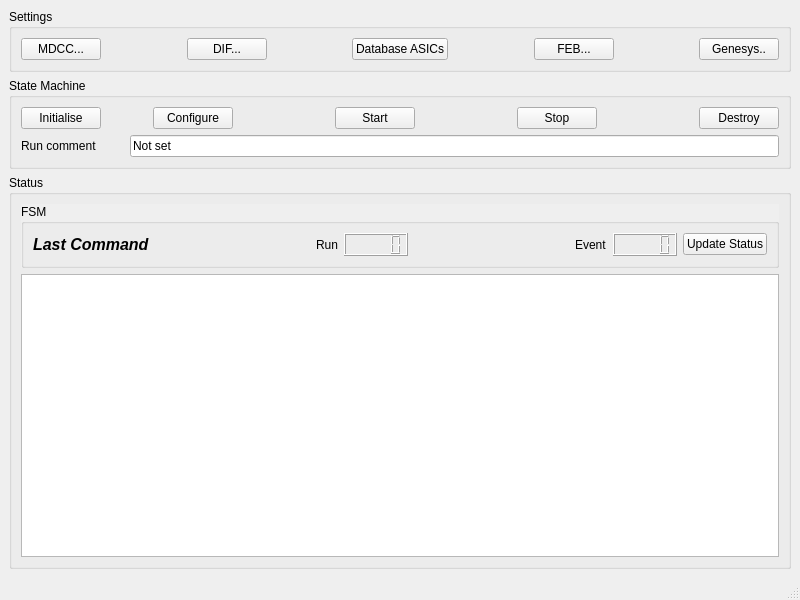
<?xml version="1.0" encoding="UTF-8"?>
<ui version="4.0">
 <class>DaqWindow</class>
 <widget class="QMainWindow" name="DaqWindow">
  <property name="geometry">
   <rect>
    <x>0</x>
    <y>0</y>
    <width>800</width>
    <height>600</height>
   </rect>
  </property>
  <property name="windowTitle">
   <string>Daq Access</string>
  </property>
  <widget class="QWidget" name="centralwidget">
   <layout class="QVBoxLayout" name="verticalLayout_2">
    <item>
     <widget class="QGroupBox" name="groupBox">
      <property name="autoFillBackground">
       <bool>true</bool>
      </property>
      <property name="title">
       <string>Settings</string>
      </property>
      <layout class="QHBoxLayout" name="horizontalLayout">
       <item>
        <widget class="QPushButton" name="pbMDCC">
         <property name="text">
          <string>MDCC...</string>
         </property>
        </widget>
       </item>
       <item>
        <spacer name="horizontalSpacer">
         <property name="orientation">
          <enum>Qt::Horizontal</enum>
         </property>
         <property name="sizeHint" stdset="0">
          <size>
           <width>18</width>
           <height>20</height>
          </size>
         </property>
        </spacer>
       </item>
       <item>
        <widget class="QPushButton" name="pbDIF">
         <property name="text">
          <string>DIF...</string>
         </property>
        </widget>
       </item>
       <item>
        <spacer name="horizontalSpacer_2">
         <property name="orientation">
          <enum>Qt::Horizontal</enum>
         </property>
         <property name="sizeHint" stdset="0">
          <size>
           <width>18</width>
           <height>20</height>
          </size>
         </property>
        </spacer>
       </item>
       <item>
        <widget class="QPushButton" name="pbDB">
         <property name="text">
          <string>Database ASICs</string>
         </property>
        </widget>
       </item>
       <item>
        <spacer name="horizontalSpacer_3">
         <property name="orientation">
          <enum>Qt::Horizontal</enum>
         </property>
         <property name="sizeHint" stdset="0">
          <size>
           <width>18</width>
           <height>20</height>
          </size>
         </property>
        </spacer>
       </item>
       <item>
        <widget class="QPushButton" name="pbFEB">
         <property name="text">
          <string>FEB...</string>
         </property>
        </widget>
       </item>
       <item>
        <spacer name="horizontalSpacer_10">
         <property name="orientation">
          <enum>Qt::Horizontal</enum>
         </property>
         <property name="sizeHint" stdset="0">
          <size>
           <width>40</width>
           <height>20</height>
          </size>
         </property>
        </spacer>
       </item>
       <item>
        <widget class="QPushButton" name="pbGENESYS">
         <property name="text">
          <string>Genesys..</string>
         </property>
        </widget>
       </item>
      </layout>
     </widget>
    </item>
    <item>
     <widget class="QGroupBox" name="groupBox_2">
      <property name="autoFillBackground">
       <bool>true</bool>
      </property>
      <property name="title">
       <string>State Machine </string>
      </property>
      <layout class="QGridLayout" name="gridLayout">
       <item row="0" column="0">
        <widget class="QPushButton" name="pbINITIALISE">
         <property name="text">
          <string>Initialise</string>
         </property>
        </widget>
       </item>
       <item row="0" column="1" colspan="2">
        <spacer name="horizontalSpacer_4">
         <property name="orientation">
          <enum>Qt::Horizontal</enum>
         </property>
         <property name="sizeHint" stdset="0">
          <size>
           <width>40</width>
           <height>20</height>
          </size>
         </property>
        </spacer>
       </item>
       <item row="0" column="3">
        <widget class="QPushButton" name="pbCONFIGURE">
         <property name="text">
          <string>Configure</string>
         </property>
        </widget>
       </item>
       <item row="0" column="4">
        <spacer name="horizontalSpacer_5">
         <property name="orientation">
          <enum>Qt::Horizontal</enum>
         </property>
         <property name="sizeHint" stdset="0">
          <size>
           <width>40</width>
           <height>20</height>
          </size>
         </property>
        </spacer>
       </item>
       <item row="0" column="5">
        <widget class="QPushButton" name="pbSTART">
         <property name="text">
          <string>Start</string>
         </property>
        </widget>
       </item>
       <item row="0" column="6">
        <spacer name="horizontalSpacer_6">
         <property name="orientation">
          <enum>Qt::Horizontal</enum>
         </property>
         <property name="sizeHint" stdset="0">
          <size>
           <width>40</width>
           <height>20</height>
          </size>
         </property>
        </spacer>
       </item>
       <item row="0" column="7">
        <widget class="QPushButton" name="pbSTOP">
         <property name="text">
          <string>Stop</string>
         </property>
        </widget>
       </item>
       <item row="0" column="8">
        <spacer name="horizontalSpacer_7">
         <property name="orientation">
          <enum>Qt::Horizontal</enum>
         </property>
         <property name="sizeHint" stdset="0">
          <size>
           <width>40</width>
           <height>20</height>
          </size>
         </property>
        </spacer>
       </item>
       <item row="0" column="9">
        <widget class="QPushButton" name="pbDESTROY">
         <property name="text">
          <string>Destroy</string>
         </property>
        </widget>
       </item>
       <item row="1" column="0" colspan="2">
        <widget class="QLabel" name="label_3">
         <property name="text">
          <string>Run comment </string>
         </property>
        </widget>
       </item>
       <item row="1" column="2" colspan="8">
        <widget class="QLineEdit" name="leCOMMENT">
         <property name="text">
          <string>Not set</string>
         </property>
        </widget>
       </item>
      </layout>
     </widget>
    </item>
    <item>
     <widget class="QGroupBox" name="groupBox_3">
      <property name="autoFillBackground">
       <bool>true</bool>
      </property>
      <property name="title">
       <string>Status</string>
      </property>
      <layout class="QVBoxLayout" name="verticalLayout">
       <item>
        <widget class="QGroupBox" name="groupBox_4">
         <property name="autoFillBackground">
          <bool>true</bool>
         </property>
         <property name="title">
          <string>FSM</string>
         </property>
         <layout class="QHBoxLayout" name="horizontalLayout_3">
          <item>
           <widget class="QLabel" name="laCMD">
            <property name="font">
             <font>
              <pointsize>12</pointsize>
              <weight>75</weight>
              <italic>true</italic>
              <bold>true</bold>
             </font>
            </property>
            <property name="text">
             <string>Last Command</string>
            </property>
           </widget>
          </item>
          <item>
           <spacer name="horizontalSpacer_8">
            <property name="orientation">
             <enum>Qt::Horizontal</enum>
            </property>
            <property name="sizeHint" stdset="0">
             <size>
              <width>201</width>
              <height>20</height>
             </size>
            </property>
           </spacer>
          </item>
          <item>
           <widget class="QLabel" name="label">
            <property name="text">
             <string>Run</string>
            </property>
           </widget>
          </item>
          <item>
           <widget class="QLCDNumber" name="lcdRUN"/>
          </item>
          <item>
           <spacer name="horizontalSpacer_9">
            <property name="orientation">
             <enum>Qt::Horizontal</enum>
            </property>
            <property name="sizeHint" stdset="0">
             <size>
              <width>201</width>
              <height>20</height>
             </size>
            </property>
           </spacer>
          </item>
          <item>
           <widget class="QLabel" name="label_2">
            <property name="text">
             <string>Event</string>
            </property>
           </widget>
          </item>
          <item>
           <widget class="QLCDNumber" name="lcdEvent"/>
          </item>
          <item>
           <widget class="QPushButton" name="pbUpdate">
            <property name="text">
             <string>Update Status</string>
            </property>
           </widget>
          </item>
         </layout>
        </widget>
       </item>
       <item>
        <widget class="QTextBrowser" name="tbSTATUS"/>
       </item>
      </layout>
     </widget>
    </item>
   </layout>
  </widget>
  <widget class="QStatusBar" name="statusbar"/>
 </widget>
 <resources/>
 <connections/>
</ui>
